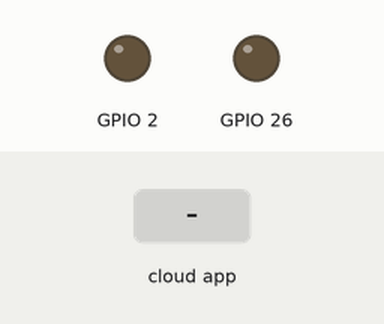
Simulated run of this sketch. Board: ESP32. Shown: output pins drawn as LEDs (lit = HIGH). Inputs (shaded band) come from the test bench. WiFi joins after 1.5 s; servers stay silent unless stated; no MQTT or app messages arrive unless stated; not simulated (calls return 0 or success): passwords.h; what the sketch prints to the serial monitor is not drawn.

Above: at 2.7 s.
2.8 s: the phone or cloud app sets led-switch to ledon
At 4.2 s:
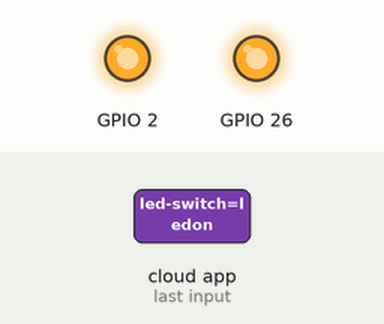
Timing chart, 0 to 5.8 s (numbered marks = the images above; inputs shaded):
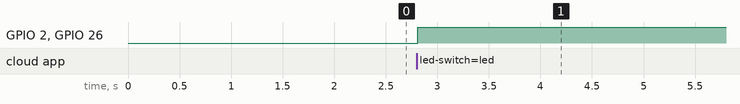

Measured:
- after the input at 2.8 s, GPIO 2, GPIO 26: LOW → HIGH at once

The sketch:

google_assistant_adafruit.ino
```cpp
#define AIO_USERNAME  "............"
#define AIO_KEY       ".............."
#include <WiFi.h>
#include "Adafruit_MQTT.h"
#include "Adafruit_MQTT_Client.h"
#include "passwords.h"
#define WLAN_SSID       "...."
#define WLAN_PASS       "......"
#define AIO_SERVER      "io.adafruit.com"
#define AIO_SERVERPORT  1883
const char* ssid_home= "........";//put here your ssid
const char* wifi_pass=".........";//put here your password
int output=2;
WiFiClient client;     // Create an ESP8266 WiFiClient class to connect to the MQTT server.
Adafruit_MQTT_Client mqtt(&client, AIO_SERVER, AIO_SERVERPORT, AIO_USERNAME, AIO_KEY);        // Setup the MQTT client class by passing in the WiFi client and MQTT server and login details.
Adafruit_MQTT_Subscribe LED_Control = Adafruit_MQTT_Subscribe(&mqtt, AIO_USERNAME "/feeds/led-switch");

void MQTT_connect();
void setup() {
Serial.begin(115200);
delay(10);
pinMode(2,OUTPUT);
pinMode(26,OUTPUT);
// Connect to WiFi access point.
Serial.println(); Serial.println();
Serial.print("Connecting to ");
Serial.println(ssid_home);
WiFi.begin(ssid_home, wifi_pass);
while (WiFi.status() != WL_CONNECTED) {
   delay(500);
   Serial.print(".");
  }
Serial.println();
Serial.println("WiFi connected");
Serial.println("IP address: "); Serial.println(WiFi.localIP());
mqtt.subscribe(&LED_Control);
}

uint32_t x=0;

void loop() {
   MQTT_connect();
Adafruit_MQTT_Subscribe *subscription;
while ((subscription = mqtt.readSubscription(5000))) {
    if (subscription == &LED_Control) {
      Serial.print(F("Got: "));
      Serial.println((char *)LED_Control.lastread);
       if (!strcmp((char*) LED_Control.lastread, "ledon"))
      {
        digitalWrite(26,HIGH);
   digitalWrite(2,HIGH);

        Serial.println("LED on heeeAeh");
      }
      else
      {
        digitalWrite(26,LOW);
        digitalWrite(2,LOW);
      }
    }
  }
}
void MQTT_connect() {
  int8_t ret;
  // Stop if already connected.
  if (mqtt.connected()) {
    return;
  }

Serial.print("Connecting to MQTT... ");

uint8_t retries = 3;
  while ((ret = mqtt.connect()) != 0) { // connect will return 0 for connected
       Serial.println(mqtt.connectErrorString(ret));
       Serial.println("Retrying MQTT connection in 5 seconds...");
       mqtt.disconnect();
       delay(5000);  // wait 5 seconds
       retries--;
       if (retries == 0) {
         // basically die and wait for WDT to reset me
         while (1);
       }
  }
  Serial.println("MQTT Connected!");
}
```
